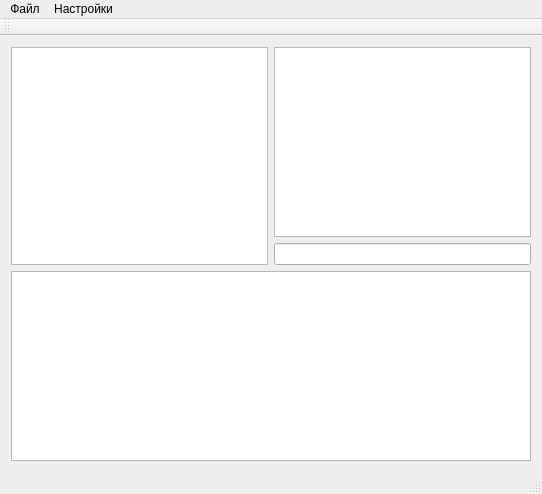
<?xml version="1.0" encoding="UTF-8"?>
<ui version="4.0">
 <class>Client</class>
 <widget class="QMainWindow" name="Client">
  <property name="geometry">
   <rect>
    <x>0</x>
    <y>0</y>
    <width>542</width>
    <height>494</height>
   </rect>
  </property>
  <property name="windowTitle">
   <string>Client</string>
  </property>
  <widget class="QWidget" name="centralWidget">
   <layout class="QVBoxLayout" name="verticalLayout_3">
    <item>
     <layout class="QVBoxLayout" name="verticalLayout">
      <item>
       <layout class="QHBoxLayout" name="horizontalLayout">
        <item>
         <widget class="QTableView" name="tableView"/>
        </item>
        <item>
         <layout class="QVBoxLayout" name="verticalLayout_2">
          <item>
           <widget class="QTextEdit" name="nickView"/>
          </item>
          <item>
           <widget class="QLineEdit" name="enterMessageList"/>
          </item>
         </layout>
        </item>
       </layout>
      </item>
      <item>
       <widget class="QTextEdit" name="chatView"/>
      </item>
     </layout>
    </item>
   </layout>
  </widget>
  <widget class="QMenuBar" name="menuBar">
   <property name="geometry">
    <rect>
     <x>0</x>
     <y>0</y>
     <width>542</width>
     <height>20</height>
    </rect>
   </property>
   <widget class="QMenu" name="menu">
    <property name="title">
     <string>Файл</string>
    </property>
    <addaction name="reconnectAction"/>
    <addaction name="separator"/>
    <addaction name="exitAction"/>
   </widget>
   <widget class="QMenu" name="menu_2">
    <property name="title">
     <string>Настройки</string>
    </property>
    <addaction name="action_4"/>
    <addaction name="separator"/>
    <addaction name="action_6"/>
    <addaction name="action_7"/>
    <addaction name="separator"/>
    <addaction name="action_9"/>
   </widget>
   <addaction name="menu"/>
   <addaction name="menu_2"/>
  </widget>
  <widget class="QToolBar" name="mainToolBar">
   <attribute name="toolBarArea">
    <enum>TopToolBarArea</enum>
   </attribute>
   <attribute name="toolBarBreak">
    <bool>false</bool>
   </attribute>
  </widget>
  <widget class="QStatusBar" name="statusBar"/>
  <action name="reconnectAction">
   <property name="text">
    <string>Переподключиться</string>
   </property>
  </action>
  <action name="exitAction">
   <property name="text">
    <string>Выход</string>
   </property>
  </action>
  <action name="action_4">
   <property name="text">
    <string>Настройки соединения</string>
   </property>
  </action>
  <action name="action_6">
   <property name="text">
    <string>Настройки закачки</string>
   </property>
  </action>
  <action name="action_7">
   <property name="text">
    <string>Настройки раздачи</string>
   </property>
  </action>
  <action name="action_9">
   <property name="text">
    <string>Настройки интерфейса</string>
   </property>
  </action>
 </widget>
 <layoutdefault spacing="6" margin="11"/>
 <resources/>
 <connections/>
</ui>
